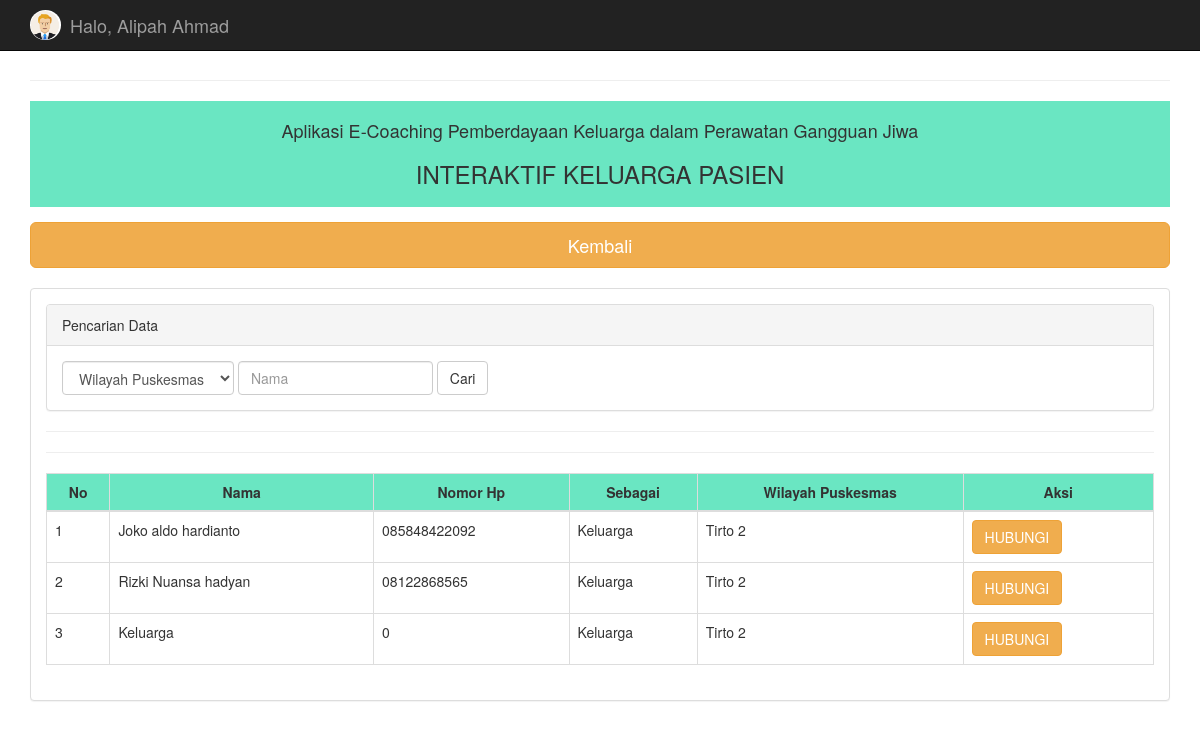
Screenshot of /interaktif4.php (signed in) with the database file from the repository.
### tables this page shows
CREATE TABLE `user` (
  `username` varchar(20) NOT NULL,
  `password` varchar(50) NOT NULL,
  `level` enum('Administrator','Perawat','Kader','Dinas','Dokter','Keluarga') NOT NULL,
  `nama` varchar(200) NOT NULL,
  `no_hp` varchar(100) NOT NULL,
  `puskesmas` varchar(100) NOT NULL
);

### interaktif4.php (the view, shortened to what this page needs)
<?php
include "connection.php";
?>
<!DOCTYPE html>
<html>
<head>
  <link rel="stylesheet" href="assets/bootstrap/css/bootstrap.min.css">
  <link rel="stylesheet" href="assets/font-awesome/css/font-awesome.min.css">
</head>
<body>
  <nav class="navbar navbar-inverse navbar-fixed-top" role="navigation">
    <div class="container">
      <div class="navbar-header">
        <a class="navbar-brand" href="#">
          <?php
          echo "<img style='height: 30px; margin-top: -5px;' src='assets/img/icon/avatar.png' class='img-circle'>";
          ?>
          <div class="pull-left">
            <p style="margin: -25px 40px 10px;">Halo, <?php echo $_SESSION['nama']; ?></p>
          </div>
        </a>
      </div>
    </div>
  </nav>
  <div class="container" style="margin-top:60px">
    <hr>
    <div style="background-color: #6ae6c2; padding:10px; margin-bottom:15px;">
      <h4 align=center>Aplikasi E-Coaching Pemberdayaan Keluarga dalam Perawatan Gangguan Jiwa</h4>
      <h3 align=center>INTERAKTIF KELUARGA PASIEN</h3>
    </div>
    <a href="halkader.php"><button type="button" class="btn btn-warning btn-lg btn-block">Kembali</button></a><BR>
    <div class="panel panel-default">
      <div class="panel-body">
        <div class="panel panel-default">
          <div class="panel-heading">
            Pencarian Data
          </div>
          <div class="panel-body">
            <form class="form-inline" method="GET">
              <div class="form-group">
                <select name="keyword1" id="" class="form-control" required>
                  <option value="">Wilayah Puskesmas </option>
                </select>
              </div>
              <div class="form-group">
                <input type="text" class="form-control" name="keyword2" placeholder="Nama" required>
              </div>
              <button type="submit" class="btn btn-default">Cari</button>
            </form>
          </div>
        </div>
        <hr>
        <hr>
        <div class="table-responsive">
          <table class="table table-bordered">
            <thead style="background-color: #6ae6c2;">
              <tr>
                <th class="text-center">No</th>
                <th class="text-center">Nama</th>
                <th class="text-center">Nomor Hp</th>
                <th class="text-center">Sebagai</th>
                <th class="text-center">Wilayah Puskesmas</th>
                <th class="text-center">Aksi</th>
              </tr>
            </thead>
            <tbody>
              <?php
              $no = 1;
              $sesi = $_SESSION['puskesmas'];
              if (isset($_GET['keyword1']) && isset($_GET['keyword2'])) {
                $wilayah  = $_GET['keyword1'];
                $nama     = $_GET['keyword2'];
                $data = mysqli_query($connection, "select * from user where level = 'Keluarga' and nama like '%" . $nama . "%' and puskesmas like '%" . $wilayah . "%'");
              } else {
                $data = mysqli_query($connection, "select * from user where level = 'Keluarga' and puskesmas = '$sesi'");
              }
              while ($d = mysqli_fetch_array($data)) {
              ?>
                <tr>
                  <td><?php echo $no++; ?></td>
                  <td><?php echo $d['nama']; ?></td>
                  <td><?php echo $d['no_hp']; ?></td>
                  <td><?php echo $d['level']; ?></td>
                  <td><?php echo $d['puskesmas']; ?></td>
                  <td><a href="https://api.whatsapp.com/send?phone=<?= $d['no_hp'] ?><?php echo $d['no_hp']; ?>" target="_blank"><button type="button" class="btn btn-warning">HUBUNGI</button></a></td>
                </tr>
              <?php
              }
              ?>
            </tbody>
          </table>
        </div>
      </div>
    </div>
  </div>
</body>
</html>

### rows the page displays
user: nama "Joko aldo hardianto", no_hp "085848422092", level "Keluarga", puskesmas "Tirto 2"
user: nama "Rizki Nuansa hadyan", no_hp "08122868565", level "Keluarga", puskesmas "Tirto 2"
user: nama "Keluarga", no_hp "0", level "Keluarga", puskesmas "Tirto 2"

### other values shown
$_SESSION['nama'] "Alipah Ahmad"
